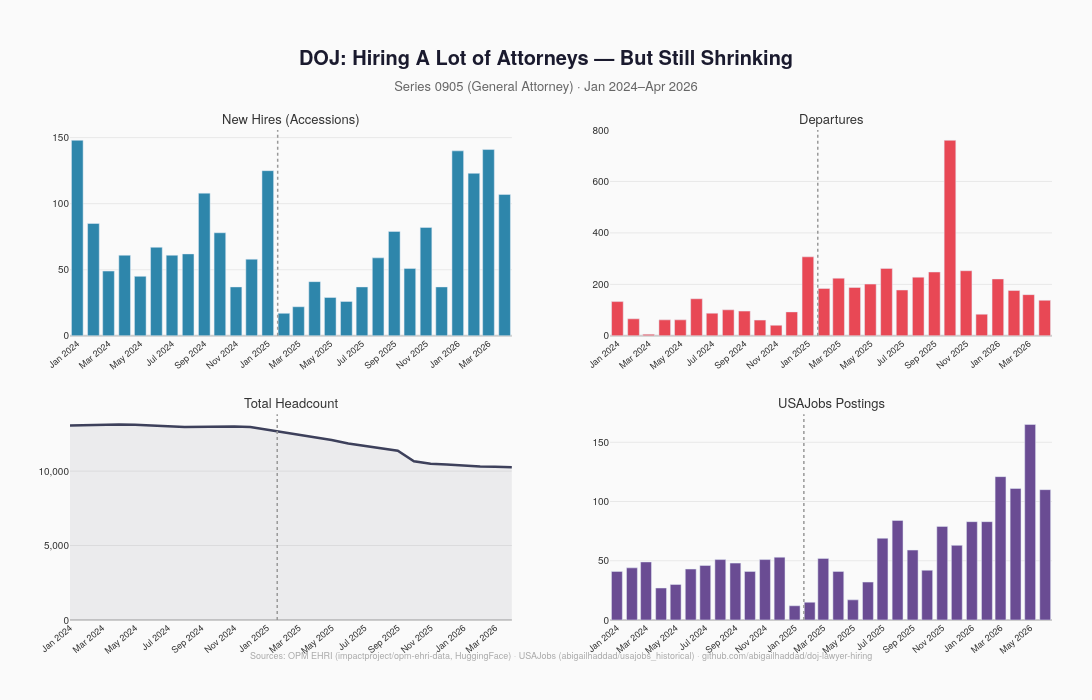

Notebook cell for this chart:
### Markdown cell above
## Part 5: Chart

### Code cell
C_HIRE = '#2E86AB'
C_SEP  = '#E84855'
C_TOT  = '#3D405B'
C_POST = '#6A4C93'
BG     = '#FAFAFA'
GRID   = '#E8E8E8'
FONT   = 'Helvetica Neue, Arial, sans-serif'

fig = make_subplots(
    rows=2, cols=2,
    subplot_titles=['New Hires (Accessions)', 'Departures', 'Total Headcount', 'USAJobs Postings'],
    vertical_spacing=0.16,
    horizontal_spacing=0.10,
)

fig.add_trace(go.Bar(x=plot_df['date'], y=plot_df['accessions'],  marker_color=C_HIRE, showlegend=False), row=1, col=1)
fig.add_trace(go.Bar(x=plot_df['date'], y=plot_df['separations'], marker_color=C_SEP,  showlegend=False), row=1, col=2)
fig.add_trace(go.Scatter(
    x=plot_df['date'], y=plot_df['headcount'], mode='lines',
    line=dict(color=C_TOT, width=2.5),
    fill='tozeroy', fillcolor='rgba(61,64,91,0.08)',
    showlegend=False), row=2, col=1)
fig.add_trace(go.Bar(x=post_plot['date'], y=post_plot['postings'], marker_color=C_POST, showlegend=False), row=2, col=2)

fig.add_vline(x=INAUGURATION, line=dict(color='#999', width=1.5, dash='dot'))

for ax_i in range(1, 5):
    xax = f'xaxis{ax_i}' if ax_i > 1 else 'xaxis'
    yax = f'yaxis{ax_i}' if ax_i > 1 else 'yaxis'
    fig.update_layout(**{
        xax: dict(showgrid=False, tickformat='%b %Y', dtick='M2', tickangle=-40,
                  tickfont=dict(size=9, family=FONT), zeroline=False),
        yax: dict(showgrid=True, gridcolor=GRID, zeroline=True, zerolinecolor='#ccc',
                  tickfont=dict(size=10, family=FONT)),
    })

fig.update_layout(
    yaxis3=dict(tickformat=',d'),
    title=dict(
        text='<b>DOJ: Hiring A Lot of Attorneys — But Still Shrinking</b><br>'
             '<span style="font-size:13px;color:#666">Series 0905 (General Attorney) · Jan 2024–Apr 2026</span>',
        font=dict(size=20, family=FONT, color='#1a1a2e'),
        x=0.5, xanchor='center',
    ),
    paper_bgcolor=BG, plot_bgcolor=BG,
    font=dict(family=FONT, size=12, color='#333'),
    margin=dict(t=130, b=80, l=70, r=40),
    height=700, width=1150,
)

for ann in fig.layout.annotations:
    ann.font.update(size=13, family=FONT, color='#333')

fig.add_annotation(
    x=0.5, y=-0.09, xref='paper', yref='paper',
    text='Sources: OPM EHRI (impactproject/opm-ehri-data, HuggingFace) · USAJobs (abigailhaddad/usajobs_historical) · github.com/abigailhaddad/doj-lawyer-hiring',
    showarrow=False, font=dict(size=9, color='#aaa', family=FONT), xanchor='center',
)

fig.show()
fig.write_image('doj_4panel.png', scale=2)
print('Saved: doj_4panel.png')

### Figure 1 — Plotly figure (JSON) as saved in the notebook; plotly's stock layout.template omitted (floating-point values rounded to 4 significant figures)
{"data": [{"marker": {"color": "#2E86AB"}, "showlegend": false, "type": "bar", "x": ["2024-01-01T00:00:00", "2024-02-01T00:00:00", "2024-03-01T00:00:00", "2024-04-01T00:00:00", "2024-05-01T00:00:00", "2024-06-01T00:00:00", "2024-07-01T00:00:00", "2024-08-01T00:00:00", "2024-09-01T00:00:00", "2024-10-01T00:00:00", "2024-11-01T00:00:00", "2024-12-01T00:00:00", "2025-01-01T00:00:00", "2025-02-01T00:00:00", "2025-03-01T00:00:00", "2025-04-01T00:00:00", "2025-05-01T00:00:00", "2025-06-01T00:00:00", "2025-07-01T00:00:00", "2025-08-01T00:00:00", "2025-09-01T00:00:00", "2025-10-01T00:00:00", "2025-11-01T00:00:00", "2025-12-01T00:00:00", "2026-01-01T00:00:00", "2026-02-01T00:00:00", "2026-03-01T00:00:00", "2026-04-01T00:00:00"], "xaxis": "x", "y": [148.0, 85.0, 49.0, 61.0, 45.0, 67.0, 61.0, 62.0, 108.0, 78.0, 37.0, 58.0, 125.0, 17.0, 22.0, 41.0, 29.0, 26.0, 37.0, 59.0, 79.0, 51.0, 82.0, 37.0, 140.0, 123.0, 141.0, 107.0], "yaxis": "y"}, {"marker": {"color": "#E84855"}, "showlegend": false, "type": "bar", "x": ["2024-01-01T00:00:00", "2024-02-01T00:00:00", "2024-03-01T00:00:00", "2024-04-01T00:00:00", "2024-05-01T00:00:00", "2024-06-01T00:00:00", "2024-07-01T00:00:00", "2024-08-01T00:00:00", "2024-09-01T00:00:00", "2024-10-01T00:00:00", "2024-11-01T00:00:00", "2024-12-01T00:00:00", "2025-01-01T00:00:00", "2025-02-01T00:00:00", "2025-03-01T00:00:00", "2025-04-01T00:00:00", "2025-05-01T00:00:00", "2025-06-01T00:00:00", "2025-07-01T00:00:00", "2025-08-01T00:00:00", "2025-09-01T00:00:00", "2025-10-01T00:00:00", "2025-11-01T00:00:00", "2025-12-01T00:00:00", "2026-01-01T00:00:00", "2026-02-01T00:00:00", "2026-03-01T00:00:00", "2026-04-01T00:00:00"], "xaxis": "x2", "y": [133.0, 66.0, 6.0, 62.0, 62.0, 144.0, 88.0, 101.0, 96.0, 61.0, 41.0, 93.0, 307.0, 184.0, 224.0, 188.0, 201.0, 262.0, 178.0, 228.0, 248.0, 760.0, 253.0, 84.0, 221.0, 176.0, 160.0, 138.0], "yaxis": "y2"}, {"fill": "tozeroy", "fillcolor": "rgba(61,64,91,0.08)", "line": {"color": "#3D405B", "width": 2.5}, "mode": "lines", "showlegend": false, "type": "scatter", "x": ["2024-01-01T00:00:00", "2024-02-01T00:00:00", "2024-03-01T00:00:00", "2024-04-01T00:00:00", "2024-05-01T00:00:00", "2024-06-01T00:00:00", "2024-07-01T00:00:00", "2024-08-01T00:00:00", "2024-09-01T00:00:00", "2024-10-01T00:00:00", "2024-11-01T00:00:00", "2024-12-01T00:00:00", "2025-01-01T00:00:00", "2025-02-01T00:00:00", "2025-03-01T00:00:00", "2025-04-01T00:00:00", "2025-05-01T00:00:00", "2025-06-01T00:00:00", "2025-07-01T00:00:00", "2025-08-01T00:00:00", "2025-09-01T00:00:00", "2025-10-01T00:00:00", "2025-11-01T00:00:00", "2025-12-01T00:00:00", "2026-01-01T00:00:00", "2026-02-01T00:00:00", "2026-03-01T00:00:00", "2026-04-01T00:00:00"], "xaxis": "x3", "y": [13060.0, 13080.0, 13130.0, 13120.0, 13110.0, 13030.0, 13000.0, 12960.0, 12980.0, 12990.0, 12990.0, 12960.0, 12770.0, 12610.0, 12400.0, 12260.0, 12080.0, 11850.0, 11710.0, 11540.0, 11370.0, 10660.0, 10490.0, 10440.0, 10360.0, 10310.0, 10290.0, 10260.0], "yaxis": "y3"}, {"marker": {"color": "#6A4C93"}, "showlegend": false, "type": "bar", "x": ["2024-01-01T00:00:00", "2024-02-01T00:00:00", "2024-03-01T00:00:00", "2024-04-01T00:00:00", "2024-05-01T00:00:00", "2024-06-01T00:00:00", "2024-07-01T00:00:00", "2024-08-01T00:00:00", "2024-09-01T00:00:00", "2024-10-01T00:00:00", "2024-11-01T00:00:00", "2024-12-01T00:00:00", "2025-01-01T00:00:00", "2025-02-01T00:00:00", "2025-03-01T00:00:00", "2025-04-01T00:00:00", "2025-05-01T00:00:00", "2025-06-01T00:00:00", "2025-07-01T00:00:00", "2025-08-01T00:00:00", "2025-09-01T00:00:00", "2025-10-01T00:00:00", "2025-11-01T00:00:00", "2025-12-01T00:00:00", "2026-01-01T00:00:00", "2026-02-01T00:00:00", "2026-03-01T00:00:00", "2026-04-01T00:00:00", "2026-05-01T00:00:00", "2026-06-01T00:00:00"], "xaxis": "x4", "y": [41, 44, 49, 27, 30, 43, 46, 51, 48, 41, 51, 53, 12, 15, 52, 41, 17, 32, 69, 84, 59, 42, 79, 63, 83, 83, 121, 111, 165, 110], "yaxis": "y4"}], "layout": {"annotations": [{"font": {"color": "#333", "family": "Helvetica Neue, Arial, sans-serif", "size": 13}, "showarrow": false, "text": "New Hires (Accessions)", "x": 0.225, "xanchor": "center", "xref": "paper", "y": 1.0, "yanchor": "bottom", "yref": "paper"}, {"font": {"color": "#333", "family": "Helvetica Neue, Arial, sans-serif", "size": 13}, "showarrow": false, "text": "Departures", "x": 0.775, "xanchor": "center", "xref": "paper", "y": 1.0, "yanchor": "bottom", "yref": "paper"}, {"font": {"color": "#333", "family": "Helvetica Neue, Arial, sans-serif", "size": 13}, "showarrow": false, "text": "Total Headcount", "x": 0.225, "xanchor": "center", "xref": "paper", "y": 0.42, "yanchor": "bottom", "yref": "paper"}, {"font": {"color": "#333", "family": "Helvetica Neue, Arial, sans-serif", "size": 13}, "showarrow": false, "text": "USAJobs Postings", "x": 0.775, "xanchor": "center", "xref": "paper", "y": 0.42, "yanchor": "bottom", "yref": "paper"}, {"font": {"color": "#aaa", "family": "Helvetica Neue, Arial, sans-serif", "size": 9}, "showarrow": false, "text": "Sources: OPM EHRI (impactproject/opm-ehri-data, HuggingFace) · USAJobs (abigailhaddad/usajobs_historical) · github.com/abigailhaddad/doj-lawyer-hiring", "x": 0.5, "xanchor": "center", "xref": "paper", "y": -0.09, "yref": "paper"}], "font": {"color": "#333", "family": "Helvetica Neue, Arial, sans-serif", "size": 12}, "height": 700, "margin": {"b": 80, "l": 70, "r": 40, "t": 130}, "paper_bgcolor": "#FAFAFA", "plot_bgcolor": "#FAFAFA", "shapes": [{"line": {"color": "#999", "dash": "dot", "width": 1.5}, "type": "line", "x0": "2025-01-20", "x1": "2025-01-20", "xref": "x", "y0": 0, "y1": 1, "yref": "y domain"}, {"line": {"color": "#999", "dash": "dot", "width": 1.5}, "type": "line", "x0": "2025-01-20", "x1": "2025-01-20", "xref": "x2", "y0": 0, "y1": 1, "yref": "y2 domain"}, {"line": {"color": "#999", "dash": "dot", "width": 1.5}, "type": "line", "x0": "2025-01-20", "x1": "2025-01-20", "xref": "x3", "y0": 0, "y1": 1, "yref": "y3 domain"}, {"line": {"color": "#999", "dash": "dot", "width": 1.5}, "type": "line", "x0": "2025-01-20", "x1": "2025-01-20", "xref": "x4", "y0": 0, "y1": 1, "yref": "y4 domain"}], "title": {"font": {"color": "#1a1a2e", "family": "Helvetica Neue, Arial, sans-serif", "size": 20}, "text": "<b>DOJ: Hiring A Lot of Attorneys — But Still Shrinking</b><br><span style=\"font-size:13px;color:#666\">Series 0905 (General Attorney) · Jan 2024–Apr 2026</span>", "x": 0.5, "xanchor": "center"}, "width": 1150, "xaxis": {"anchor": "y", "domain": [0.0, 0.45], "dtick": "M2", "showgrid": false, "tickangle": -40, "tickfont": {"family": "Helvetica Neue, Arial, sans-serif", "size": 9}, "tickformat": "%b %Y", "zeroline": false}, "xaxis2": {"anchor": "y2", "domain": [0.55, 1.0], "dtick": "M2", "showgrid": false, "tickangle": -40, "tickfont": {"family": "Helvetica Neue, Arial, sans-serif", "size": 9}, "tickformat": "%b %Y", "zeroline": false}, "xaxis3": {"anchor": "y3", "domain": [0.0, 0.45], "dtick": "M2", "showgrid": false, "tickangle": -40, "tickfont": {"family": "Helvetica Neue, Arial, sans-serif", "size": 9}, "tickformat": "%b %Y", "zeroline": false}, "xaxis4": {"anchor": "y4", "domain": [0.55, 1.0], "dtick": "M2", "showgrid": false, "tickangle": -40, "tickfont": {"family": "Helvetica Neue, Arial, sans-serif", "size": 9}, "tickformat": "%b %Y", "zeroline": false}, "yaxis": {"anchor": "x", "domain": [0.58, 1.0], "gridcolor": "#E8E8E8", "showgrid": true, "tickfont": {"family": "Helvetica Neue, Arial, sans-serif", "size": 10}, "zeroline": true, "zerolinecolor": "#ccc"}, "yaxis2": {"anchor": "x2", "domain": [0.58, 1.0], "gridcolor": "#E8E8E8", "showgrid": true, "tickfont": {"family": "Helvetica Neue, Arial, sans-serif", "size": 10}, "zeroline": true, "zerolinecolor": "#ccc"}, "yaxis3": {"anchor": "x3", "domain": [0.0, 0.42], "gridcolor": "#E8E8E8", "showgrid": true, "tickfont": {"family": "Helvetica Neue, Arial, sans-serif", "size": 10}, "tickformat": ",d", "zeroline": true, "zerolinecolor": "#ccc"}, "yaxis4": {"anchor": "x4", "domain": [0.0, 0.42], "gridcolor": "#E8E8E8", "showgrid": true, "tickfont": {"family": "Helvetica Neue, Arial, sans-serif", "size": 10}, "zeroline": true, "zerolinecolor": "#ccc"}}}
